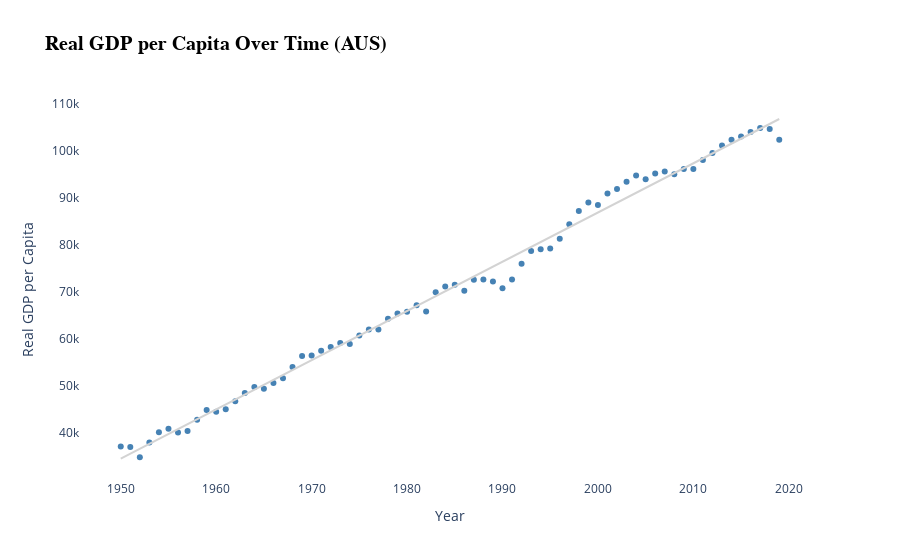

The notebook cell saved with this chart:
### Code cell
# Real GDP per capita over time
aus_df.loc[:, 'Real GDP per Capita'] = aus_df['Real GDP'] / aus_df['Labour']

fig = px.scatter(aus_df, x='Year', y='Real GDP per Capita', 
                 title = 'Real GDP per Capita Over Time (AUS)', 
                 labels={'Year': 'Year', 'Real GDP per Capita': 'Real GDP per Capita'}, 
                 trendline='ols',
                 color_discrete_sequence=['#4682B4'])

fig.update_layout(
    plot_bgcolor='rgba(0,0,0,0)',
    title_font=dict(family='sans-serif', size=20, color='black', weight='bold')
)

fig.update_traces(line=dict(color='#D3D3D3'), selector=dict(mode='lines'))

fig.show()
